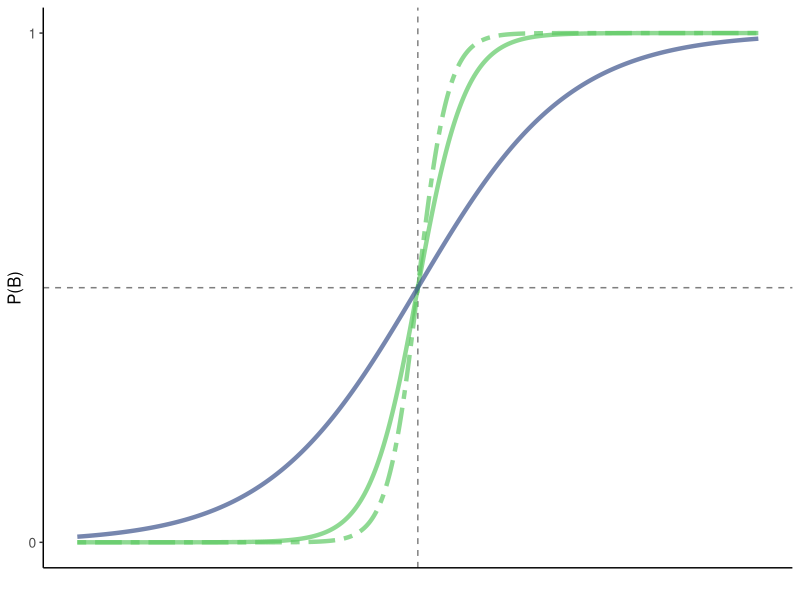
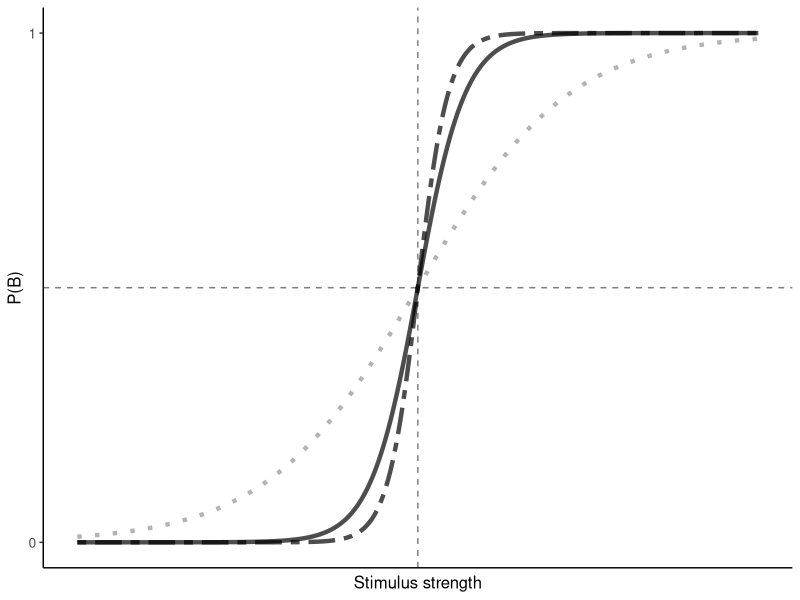
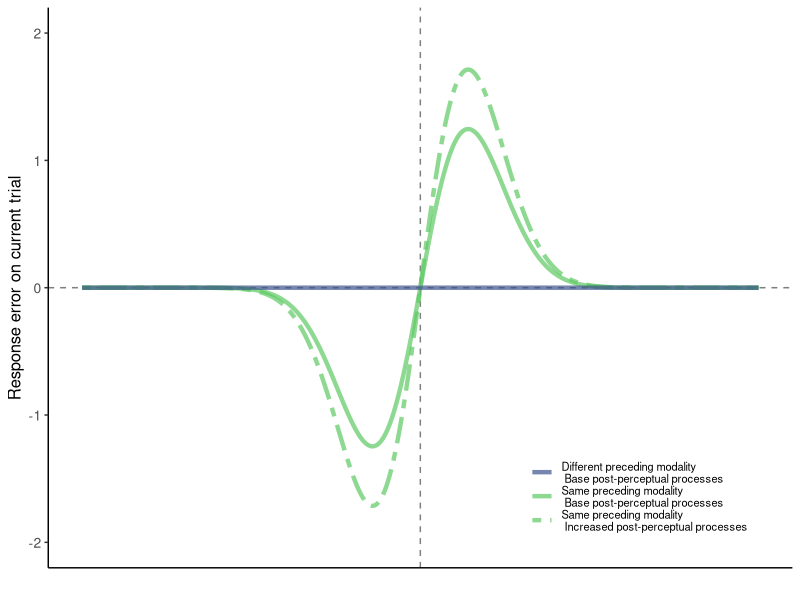
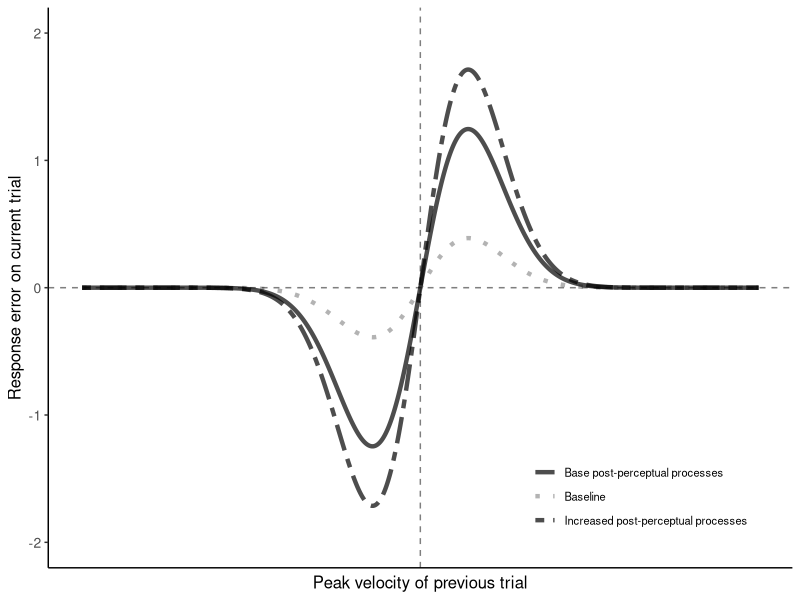
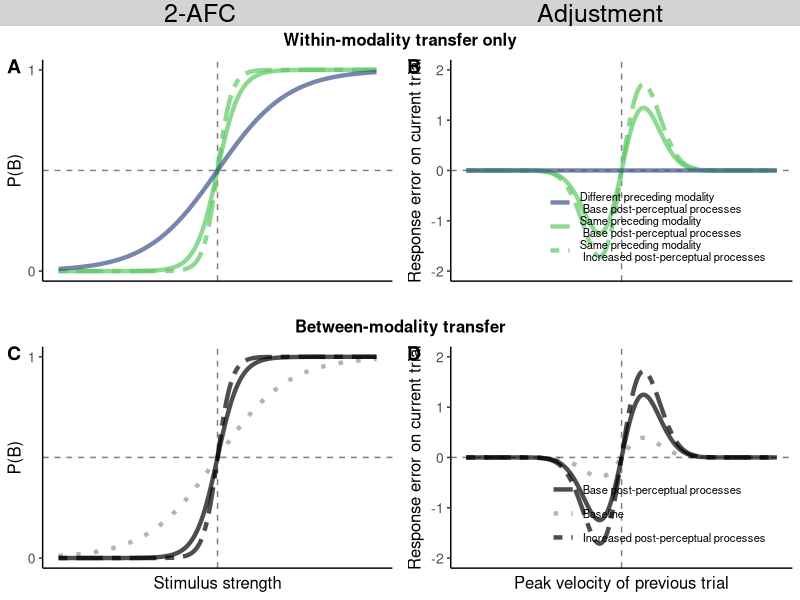

Source code (R) for these figures, in order:
library(tidyverse)
library(cowplot)

# formula by pascucci et al. 2023
dog = function(x, amplitude = 1, width = 1){
  c = sqrt(2/exp(1)^-.5)
  return(x*amplitude*width*c*exp(1)^-((width*x)^2))
}

psychometric_function <- function(x, slope, x0) {
  1 / (1 + exp(-slope * (x - x0)))
}

theme_crossmod = theme_classic() +
  theme(panel.background = element_rect(fill = "transparent", color = NA),
        plot.background = element_rect(fill = "transparent", color = NA),
        legend.background = element_rect(fill = "transparent", color = NA),
        plot.title = element_text(size=12, face = "bold"),
        legend.title = element_blank(),
        legend.text = element_text(size = 8),
        legend.position = c(0.95, 0.05),
        plot.subtitle = element_text(size=10),
        axis.title = element_text(size=12),
        axis.text = element_text(size = 10),
        axis.text.x = element_blank(),
        axis.ticks.x = element_blank(),
        # axis.title.y = element_markdown(),
        legend.justification = c("right", "bottom")) 

# WITHIN-MODALITY TRANSFER
(p_pf1 = ggplot() +
    lims(x = c(-9, 9),
         y = c(0,1)) +
    geom_vline(xintercept = 0, linetype = 2, alpha = .5) +
    geom_hline(yintercept = 0.5, linetype = 2, alpha = .5) +
    geom_function(aes(color = 'Same preceding modality \n Increased post-perceptual processes', linetype = 'Same preceding modality \n Increased post-perceptual processes'),
                  fun = psychometric_function, 
                  args = list(slope = 2.5, x0 = 0), n = 1000, size = 1.5, alpha = .7) +
    geom_function(aes(color = 'Same preceding modality \n Base post-perceptual processes', linetype = 'Same preceding modality \n Base post-perceptual processes'),
                  fun = psychometric_function, 
                  args = list(slope = 1.6, x0 = 0), n = 1000, size = 1.5, alpha = .7) +
    # geom_function(aes(color = 'Different preceding modality \n Increased post-perceptual processes', linetype = 'Different preceding modality \n Increased post-perceptual processes'),
    #               fun = psychometric_function,
    #               args = list(slope = 0.7, x0 = 0), n = 1000, size = 1.5, alpha = .7) +
    geom_function(aes(color = 'Different preceding modality \n Base post-perceptual processes', linetype = 'Different preceding modality \n Base post-perceptual processes'),
                  fun = psychometric_function,
                  args = list(slope = 0.5, x0 = 0), n = 1000, size = 1.5, alpha = .7) +
    labs(x = "", y = "P(B)") +
    scale_color_manual(name = 'Condition', 
                       labels = c('Same preceding modality \n Base post-perceptual processes',
                                  'Same preceding modality \n Increased post-perceptual processes',
                                  'Different preceding modality \n Base post-perceptual processes'),
                       values = c('#3B528BFF', '#5DC863FF', '#5DC863FF')) +
    scale_linetype_manual(name = 'Condition',
                          labels = c('Same preceding modality \n Base post-perceptual processes',
                                     'Same preceding modality \n Increased post-perceptual processes',
                                     'Different preceding modality \n Base post-perceptual processes'),
                              values = c(1,1,6)) +
    scale_y_continuous(breaks = c(0, 1), labels = c("0", "1")) +
    theme_crossmod +
    theme(legend.position = 'none'))

(p_pf2 = ggplot() +
    lims(x = c(-9, 9),
         y = c(0,1)) +
    geom_vline(xintercept = 0, linetype = 2, alpha = .5) +
    geom_hline(yintercept = 0.5, linetype = 2, alpha = .5) +
    geom_function(aes(linetype = 'Increased post-perceptual processes'),
                  fun = psychometric_function, 
                  args = list(slope = 2.5, x0 = 0), n = 1000, size = 1.5, alpha = .7) +
    geom_function(aes(linetype = 'Base post-perceptual processes'),
                  fun = psychometric_function, 
                  args = list(slope = 1.6, x0 = 0), n = 1000, size = 1.5, alpha = .7) +
    geom_function(aes(linetype = 'Baseline'),#, linetype = 'Different preceding modality \n Base post-perceptual processes'),
                  fun = psychometric_function,
                  args = list(slope = 0.5, x0 = 0), n = 1000, size = 1.5, alpha = .3) +
    labs(x = "Stimulus strength", y = "P(B)") +
    scale_linetype_manual(name = 'Condition',
                          labels = c('Base post-perceptual processes',
                                     'Baseline',
                                     'Increased post-perceptual processes'),
                          values = c(1,3,6)) +
    scale_y_continuous(breaks = c(0, 1), labels = c("0", "1")) +
    theme_crossmod +
    theme(legend.position = 'none'))

(p_dog1 = ggplot() +
    lims(x = c(-5, 5),
         y = c(-2,2)) +
    geom_vline(xintercept = 0, linetype = 2, alpha = .5) +
  geom_hline(yintercept = 0, linetype = 2, alpha = .5) +
  geom_function(aes(color = 'Same preceding modality \n Base post-perceptual processes', linetype = 'Same preceding modality \n Base post-perceptual processes'), 
                fun = dog, args = list(amplitude = 1.6, width = 1), n = 1000, size = 1.5, alpha = .7) +
  geom_function(aes(color = 'Same preceding modality \n Increased post-perceptual processes', linetype = 'Same preceding modality \n Increased post-perceptual processes'), 
                fun = dog, args = list(amplitude = 2.2, width = 1), n = 1000, size = 1.5, alpha = .7) +
    geom_function(aes(color = 'Different preceding modality \n Base post-perceptual processes', linetype = 'Different preceding modality \n Base post-perceptual processes'), 
                  fun = dog, args = list(amplitude = 0, width = 1), n = 1000, size = 1.5, alpha = .7) +
    # geom_function(aes(color = 'Different preceding modality \n Increased post-perceptual processes', linetype = 'Different preceding modality \n Increased post-perceptual processes'), 
                  # fun = dog, args = list(amplitude = 0.8, width = 1), n = 1000, size = 1.5, alpha = .7) +
  labs(x = "", y = "Response error on current trial") +
    scale_color_manual(name = 'Condition', 
                       labels = c(
                         'Different preceding modality \n Base post-perceptual processes',
                         'Same preceding modality \n Base post-perceptual processes',
                                  'Same preceding modality \n Increased post-perceptual processes'),
                       values = c('#3B528BFF', '#5DC863FF', '#5DC863FF')) +
    scale_linetype_manual(name = 'Condition',
                          labels = c('Different preceding modality \n Base post-perceptual processes',
                                     'Same preceding modality \n Base post-perceptual processes',
                                     'Same preceding modality \n Increased post-perceptual processes'),
                          values = c(1,1,6)) +
  theme_crossmod)

(p_dog2 = ggplot() +
    lims(x = c(-5, 5),
         y = c(-2,2)) +
    geom_vline(xintercept = 0, linetype = 2, alpha = .5) +
    geom_hline(yintercept = 0, linetype = 2, alpha = .5) +
    geom_function(aes(linetype = 'Base post-perceptual processes'), 
                  fun = dog, args = list(amplitude = 1.6, width = 1), n = 1000, size = 1.5, alpha = .7) +
    geom_function(aes(linetype = 'Increased post-perceptual processes'), 
                  fun = dog, args = list(amplitude = 2.2, width = 1), n = 1000, size = 1.5, alpha = .7) +
    geom_function(aes(linetype = 'Baseline'), 
                  fun = dog, args = list(amplitude = 0.5, width = 1), n = 1000, size = 1.5, alpha = .3) +
    # geom_function(aes(color = 'Different preceding modality \n Increased post-perceptual processes', linetype = 'Different preceding modality \n Increased post-perceptual processes'), 
    #               fun = dog, args = list(amplitude = 0.8, width = 1), n = 1000, size = 1.5, alpha = .7) +
    labs(x = "Peak velocity of previous trial", y = "Response error on current trial") +
    scale_linetype_manual(name = 'Condition',
                          labels = c('Base post-perceptual processes',
                                     'Baseline',
                                     'Increased post-perceptual processes'),
                          values = c(1,3,6)) +
    theme_crossmod)


title_afc = ggdraw() + geom_rect(mapping = aes(xmin=0, xmax=1, ymin=0, ymax=1), fill = 'lightgrey') +
  draw_label("2-AFC",  x = 0.5,  hjust = 0.5,  size = 18)
title_adjust = ggdraw() + geom_rect(mapping = aes(xmin=0, xmax=1, ymin=0, ymax=1), fill = 'lightgrey') +
  draw_label("Adjustment",  x = 0.5,  hjust = 0.5,  size = 18)
title1 = ggdraw() + geom_rect(mapping = aes(xmin=0, xmax=1, ymin=0, ymax=1), fill = 'white') +
  draw_label("Within-modality transfer only",  x = 0.5,  hjust = 0.5,  size = 12, fontface = 'bold')
title2 = ggdraw() + geom_rect(mapping = aes(xmin=0, xmax=1, ymin=0, ymax=1), fill = 'white') +
  draw_label("Between-modality transfer",  x = 0.5,  hjust = 0.5,  size = 12, fontface = 'bold')


plot_grid(
  plot_grid(title_afc, title_adjust),
  title1,
  plot_grid(p_pf1, p_dog1, labels = c('A', 'B')),
  title2,
  plot_grid(p_pf2, p_dog2, labels = c('C', 'D')),
  ncol = 1,
  rel_heights = c(.1, .1, 1, .1, 1)
)

